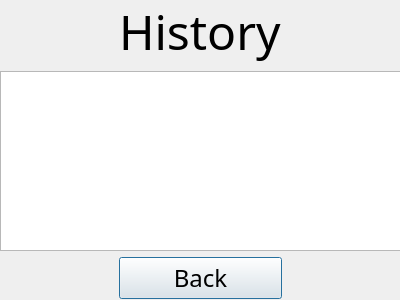
<?xml version="1.0" encoding="UTF-8"?>
<ui version="4.0">
 <class>History</class>
 <widget class="QDialog" name="History">
  <property name="geometry">
   <rect>
    <x>0</x>
    <y>0</y>
    <width>400</width>
    <height>300</height>
   </rect>
  </property>
  <property name="windowTitle">
   <string>Dialog</string>
  </property>
  <widget class="QWidget" name="gridLayoutWidget">
   <property name="geometry">
    <rect>
     <x>0</x>
     <y>-2</y>
     <width>401</width>
     <height>301</height>
    </rect>
   </property>
   <layout class="QGridLayout" name="gridLayout">
    <item row="0" column="1">
     <widget class="QLabel" name="label">
      <property name="font">
       <font>
        <family>Agency FB</family>
        <pointsize>36</pointsize>
       </font>
      </property>
      <property name="text">
       <string>History</string>
      </property>
     </widget>
    </item>
    <item row="2" column="1">
     <widget class="QPushButton" name="pushButton">
      <property name="font">
       <font>
        <family>Agency FB</family>
        <pointsize>18</pointsize>
       </font>
      </property>
      <property name="text">
       <string>Back</string>
      </property>
     </widget>
    </item>
    <item row="2" column="0">
     <spacer name="horizontalSpacer">
      <property name="orientation">
       <enum>Qt::Horizontal</enum>
      </property>
      <property name="sizeHint" stdset="0">
       <size>
        <width>40</width>
        <height>20</height>
       </size>
      </property>
     </spacer>
    </item>
    <item row="2" column="2">
     <spacer name="horizontalSpacer_2">
      <property name="orientation">
       <enum>Qt::Horizontal</enum>
      </property>
      <property name="sizeHint" stdset="0">
       <size>
        <width>40</width>
        <height>20</height>
       </size>
      </property>
     </spacer>
    </item>
    <item row="1" column="0" colspan="3">
     <widget class="QTextBrowser" name="textBrowser"/>
    </item>
   </layout>
  </widget>
 </widget>
 <resources/>
 <connections>
  <connection>
   <sender>pushButton</sender>
   <signal>clicked()</signal>
   <receiver>History</receiver>
   <slot>close()</slot>
   <hints>
    <hint type="sourcelabel">
     <x>204</x>
     <y>282</y>
    </hint>
    <hint type="destinationlabel">
     <x>350</x>
     <y>279</y>
    </hint>
   </hints>
  </connection>
 </connections>
</ui>
